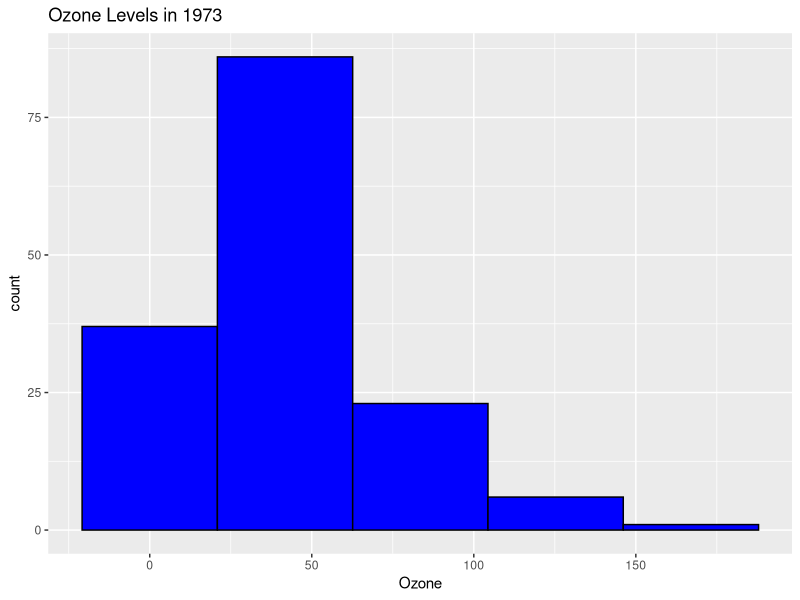
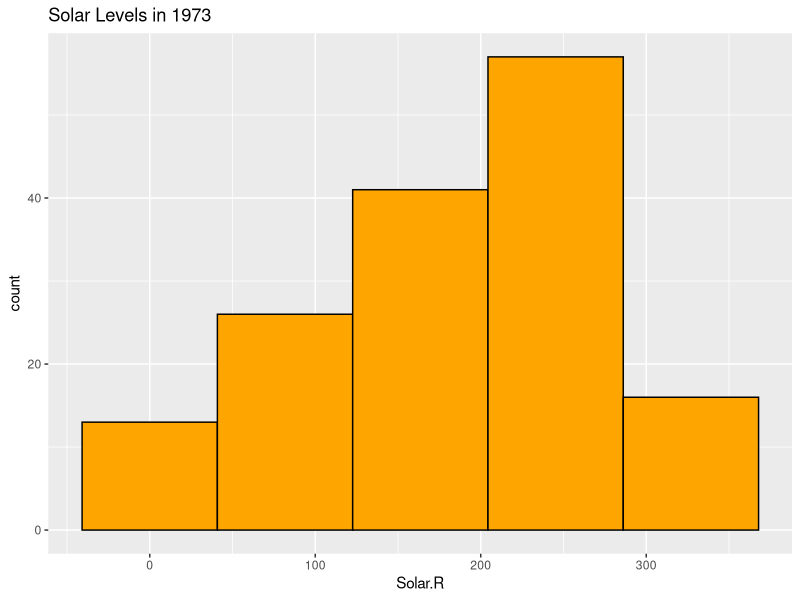
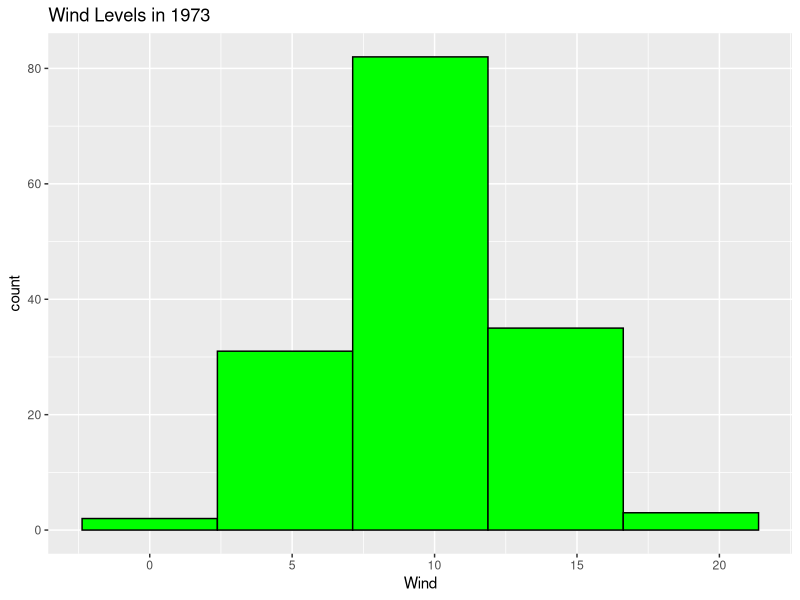
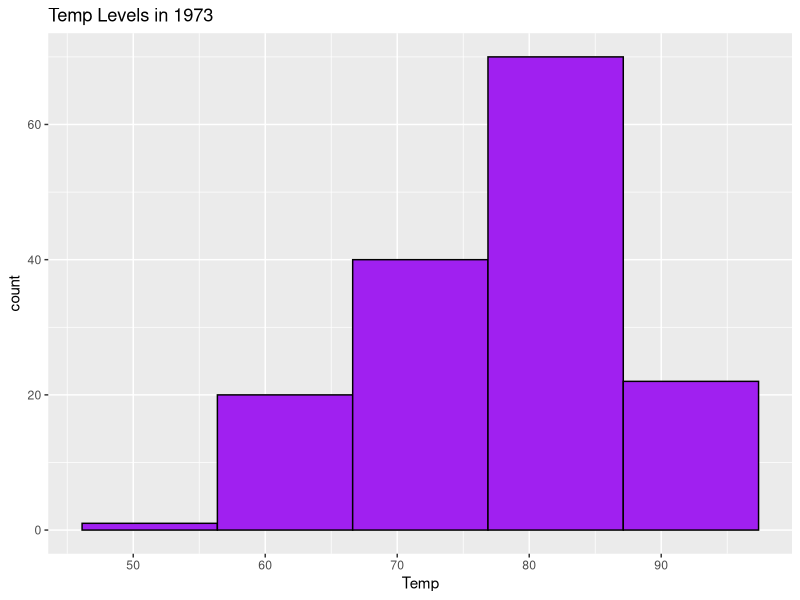
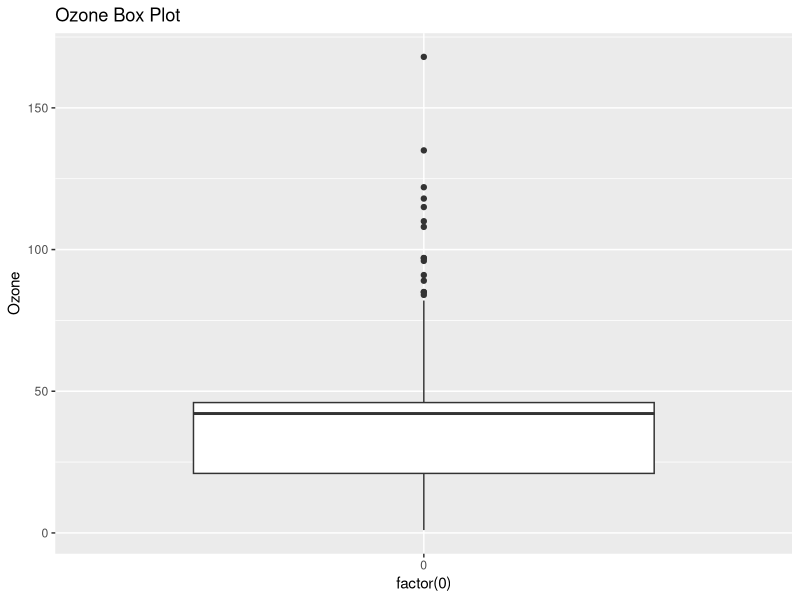
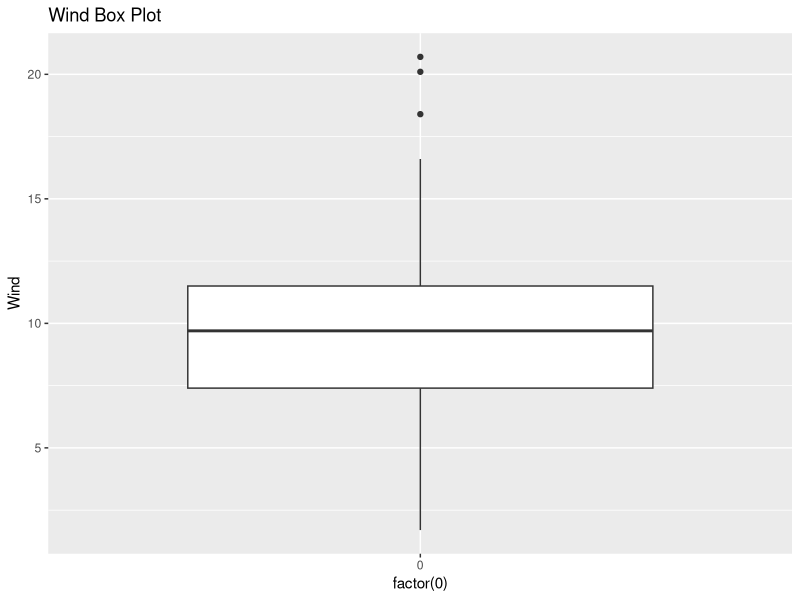
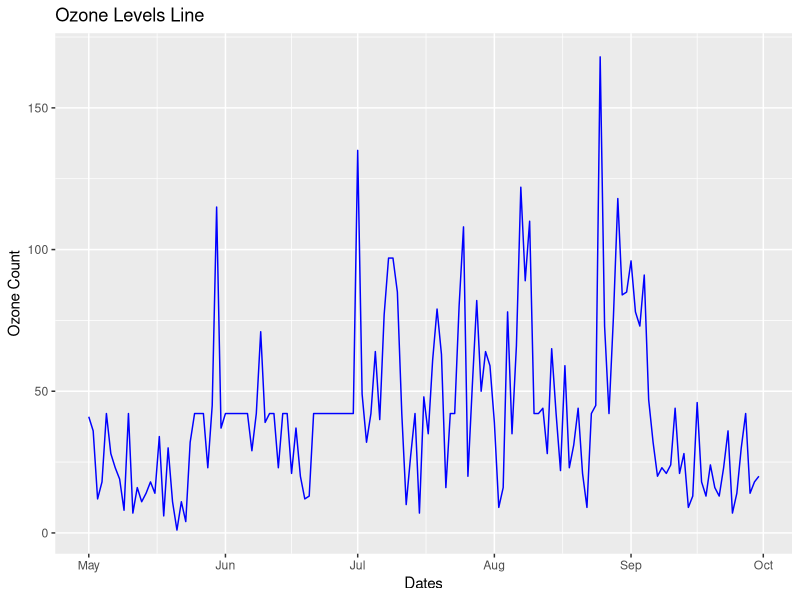
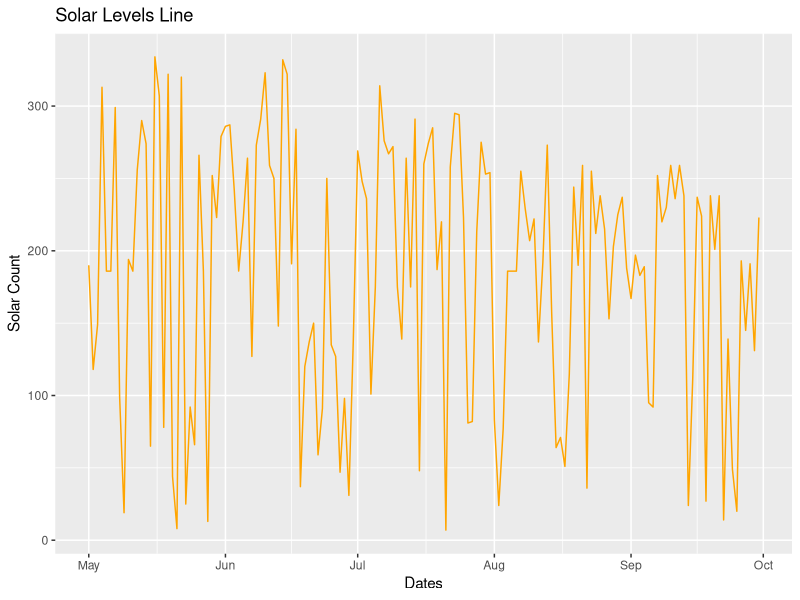

These figures' R source, in order:
#############################################################################
#Name: Daniel Lewis
#Description: Homework Assignment 5
#Date: 2/22/19 (JST)
#input: 
#output: 
#update history:
#############################################################################
###################HW6 Viz HW: air quality Analysis##########################
#############################################################################
#
#############################################################################
############################LOCAL FUNCTIONS##################################
#############################################################################
#
EnsurePackage<-function(x){
   x<-as.character(x)
   if (!require(x,character.only=TRUE)){
       install.packages(pkgs=x, repos="http://cran.r-project.org")
       require(x, character.only=TRUE)
     }
}
Numberize <- function(inputVector)
{
  inputVector <- gsub(",", "", inputVector)
  inputVector <- gsub(" ", "", inputVector)
  return(inputVector)
}
#
#############################################################################
#############################IMPORTS SECTION#################################
#############################################################################
#
EnsurePackage("ggplot2")
EnsurePackage("ggmap")
EnsurePackage("RJSONIO")
EnsurePackage("RCurl")
EnsurePackage("reshape2")
EnsurePackage("sqldf")
EnsurePackage("tidyr")
#
#############################################################################
#############################Problems Solved#################################
#############################################################################
#
#
#Step 1: Load the data 
#We will use the air quality data set, which you should already have as part of your R installation.
#
myAirquality<-airquality
#
#Step 2: Clean the data
#After you load the data, there will be some NAs in the data. You need to figure out what to do
#about those nasty NAs.
#
colnames(myAirquality)[colSums(is.na(myAirquality))>0]
myAirquality$Ozone[is.na(myAirquality$Ozone)] <- mean(myAirquality$Ozone, na.rm=TRUE)
myAirquality$Solar.R[is.na(myAirquality$Solar.R)] <- mean(myAirquality$Solar.R, na.rm=TRUE)
#
#Step 3: Understand the data distribution
#Create the following visualizationsusing ggplot:
#.Histograms for each of the variables
#
ozone_hist<- ggplot(myAirquality, aes(x=Ozone)) + geom_histogram(bins=5, color="black", fill="blue")+ggtitle("Ozone Levels in 1973")
solar_hist<- ggplot(myAirquality, aes(x=Solar.R)) + geom_histogram(bins=5, color="black", fill="orange")+ggtitle("Solar Levels in 1973")
wind_hist<- ggplot(myAirquality, aes(x=Wind)) + geom_histogram(bins=5, color="black", fill="green")+ggtitle("Wind Levels in 1973")
temp_hist<- ggplot(myAirquality, aes(x=Temp)) + geom_histogram(bins=5, color="black", fill="purple")+ggtitle("Temp Levels in 1973")
ozone_hist
solar_hist
wind_hist
temp_hist
#
#.Boxplot for Ozone
#
ozone_box<- ggplot(myAirquality, aes(x=factor(0),Ozone)) +geom_boxplot() + ggtitle("Ozone Box Plot")
ozone_box
#
#.Boxplot for wind values (round the wind to get a good number of "buckets")
#
wind_box<- ggplot(myAirquality, aes(x=factor(0),Wind)) +geom_boxplot() + ggtitle("Wind Box Plot")
wind_box
#
#Step 3: Explore how the data changes over time
#First, make sure to create appropriate dates (this data was from 1973). Then create line charts
#for ozone, temp, wind and solar.R(one line chart for each, and then one chart with 4 lines, 
#each having a different color). 
#
myAirquality$date<-as.Date(Numberize(c(paste(myAirquality$Month,"/",myAirquality$Day,"/", "73"))), format = "%m/%d/%y")
ozone_line<-ggplot(data=myAirquality,aes(x=date, y=Ozone)) + geom_line(color="blue") + ggtitle("Ozone Levels Line") + labs(x="Dates", y="Ozone Count")
solar_line<-ggplot(data=myAirquality,aes(x=date, y=Solar.R)) + geom_line(color="orange") + ggtitle("Solar Levels Line") + labs(x="Dates", y="Solar Count")
wind_line<-ggplot(data=myAirquality,aes(x=date, y=Wind)) + geom_line(color="green") + ggtitle("wind Levels Line") + labs(x="Dates", y="Wind Count")
temp_line<-ggplot(data=myAirquality,aes(x=date, y=Temp)) + geom_line(color="purple") + ggtitle("Temp Levels Line") + labs(x="Dates", y="Temp Count")
all_line<-ggplot(data=myAirquality, aes(date)) + geom_line(aes(y=Ozone),color="blue") + geom_line(aes(y=Solar.R),color="orange") + geom_line(aes(y=Wind),color="green") + geom_line(aes(y=Temp), color="purple")
all_line<-all_line + ggtitle("Ozone, Solar, Wind, and Temp Levels 1973")
all_line<-all_line + labs(x="Dates", y="Ozone/Solar/Wind/Temp")
ozone_line
solar_line
wind_line
temp_line
all_line
#
#Create these visualizations using ggplot.Note that for the chart with 4 lines, you need to think
#about how to effectively use the y-axis.
#
#Step 4: Look at all thedata via a Heatmap
#Create a heatmap, with each day along the x-axis and ozone, temp, wind and solar.r along the y-axis,
#and days as rows along the y-axis. Great the heatmap using geom_tile(this defines the ggplotgeometry
#to be 'tiles' as opposed to 'lines' and the other geometry we have previously used).
#Note that you need to figure out how to show the relative change equally across all the variables.
#
all_heatmap <- ggplot(data = myAirquality, mapping = aes(x = Ozone,y = Day,fill = Ozone)) + geom_tile() + xlab(label = "Sample")
all_heatmap
#
#Step 5: Look at all the data via a scatter chart
#Create a scatter chart(using ggplot geom_point), with the x-axis representing the wind, the y-axis 
#representing the temperature, the size of each dot representing the ozone and the color representing 
#the solar.
#

#
#RStep 6: Final Analysis
#.Do you see any patterns after exploring the data?
#
print("I found that the data sets were all roughly displayed the same. When you brought 
      the Solar measurements into the mix it would throw off the whole scale on the y axis.")
#
#.What was the most useful visualization?
#
print("I believe the most useful of these metrics to me would have been the line graph.
      This is because you could easily just take this infomraiton and compare each day to each other.")
#
#
#END OF SCRIPT